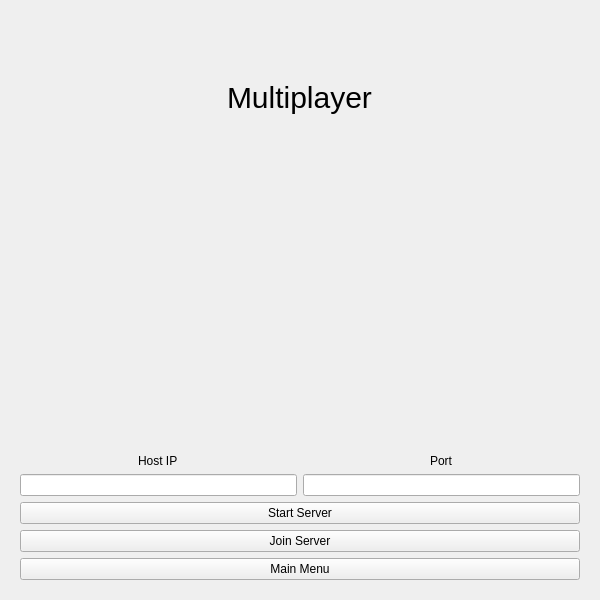
<?xml version="1.0" encoding="UTF-8"?>
<ui version="4.0">
 <class>MultiPlayerScreen</class>
 <widget class="QWidget" name="MultiPlayerScreen">
  <property name="geometry">
   <rect>
    <x>0</x>
    <y>0</y>
    <width>600</width>
    <height>600</height>
   </rect>
  </property>
  <property name="windowTitle">
   <string>Form</string>
  </property>
  <layout class="QVBoxLayout" name="verticalLayout">
   <item>
    <widget class="QStackedWidget" name="stackedWidget">
     <widget class="QWidget" name="JoinStartPage">
      <layout class="QVBoxLayout" name="verticalLayout_2">
       <item alignment="Qt::AlignHCenter">
        <widget class="QLabel" name="TitleLabel">
         <property name="styleSheet">
          <string notr="true">font-size: 30px;</string>
         </property>
         <property name="text">
          <string>Multiplayer</string>
         </property>
        </widget>
       </item>
       <item alignment="Qt::AlignHCenter">
        <widget class="QLabel" name="ErrorLabel">
         <property name="styleSheet">
          <string notr="true">font-size: 30px;
color: rgb(239, 41, 41);</string>
         </property>
         <property name="text">
          <string/>
         </property>
        </widget>
       </item>
       <item>
        <layout class="QGridLayout" name="gridLayout">
         <item row="1" column="0">
          <widget class="QLineEdit" name="HostInput"/>
         </item>
         <item row="1" column="1">
          <widget class="QLineEdit" name="PortInput"/>
         </item>
         <item row="0" column="0" alignment="Qt::AlignHCenter|Qt::AlignBottom">
          <widget class="QLabel" name="label_2">
           <property name="text">
            <string>Host IP</string>
           </property>
          </widget>
         </item>
         <item row="0" column="1" alignment="Qt::AlignHCenter|Qt::AlignBottom">
          <widget class="QLabel" name="label_3">
           <property name="text">
            <string>Port</string>
           </property>
          </widget>
         </item>
        </layout>
       </item>
       <item>
        <widget class="QPushButton" name="StartServerButton">
         <property name="text">
          <string>Start Server</string>
         </property>
        </widget>
       </item>
       <item>
        <widget class="QPushButton" name="JoinServerButton">
         <property name="text">
          <string>Join Server</string>
         </property>
        </widget>
       </item>
       <item>
        <widget class="QPushButton" name="MainMenuButton">
         <property name="text">
          <string>Main Menu</string>
         </property>
        </widget>
       </item>
      </layout>
     </widget>
     <widget class="QWidget" name="ServerHostPage">
      <layout class="QVBoxLayout" name="verticalLayout_3">
       <item>
        <layout class="QGridLayout" name="gridLayout_2">
         <item row="0" column="0">
          <widget class="QLabel" name="label_4">
           <property name="text">
            <string>Some Ready shit here</string>
           </property>
          </widget>
         </item>
         <item row="0" column="1">
          <widget class="QPlainTextEdit" name="ChatBox">
           <property name="readOnly">
            <bool>true</bool>
           </property>
          </widget>
         </item>
        </layout>
       </item>
       <item>
        <layout class="QGridLayout" name="gridLayout_3">
         <item row="1" column="0">
          <widget class="QLineEdit" name="LowestInput">
           <property name="text">
            <string>1</string>
           </property>
          </widget>
         </item>
         <item row="1" column="2">
          <widget class="QLineEdit" name="AmountInput">
           <property name="text">
            <string>10</string>
           </property>
          </widget>
         </item>
         <item row="1" column="1">
          <widget class="QLineEdit" name="HighestInput">
           <property name="text">
            <string>10</string>
           </property>
          </widget>
         </item>
         <item row="0" column="0" alignment="Qt::AlignHCenter|Qt::AlignBottom">
          <widget class="QLabel" name="LowestLabel">
           <property name="text">
            <string>Lowest</string>
           </property>
          </widget>
         </item>
         <item row="0" column="1" alignment="Qt::AlignHCenter|Qt::AlignBottom">
          <widget class="QLabel" name="HighestLabel">
           <property name="text">
            <string>Highest</string>
           </property>
          </widget>
         </item>
         <item row="0" column="2" alignment="Qt::AlignHCenter|Qt::AlignBottom">
          <widget class="QLabel" name="AmountLabel">
           <property name="text">
            <string>Amount</string>
           </property>
          </widget>
         </item>
         <item row="2" column="0" colspan="3">
          <widget class="QPushButton" name="StartGameButton">
           <property name="enabled">
            <bool>true</bool>
           </property>
           <property name="text">
            <string>Start Game</string>
           </property>
          </widget>
         </item>
        </layout>
       </item>
      </layout>
     </widget>
     <widget class="QWidget" name="ServerClientPage">
      <layout class="QVBoxLayout" name="verticalLayout_6">
       <item>
        <layout class="QGridLayout" name="gridLayout_4" columnstretch="1,4">
         <item row="0" column="1">
          <widget class="QPlainTextEdit" name="plainTextEdit"/>
         </item>
         <item row="0" column="0">
          <widget class="QLabel" name="label">
           <property name="text">
            <string>TextLabel</string>
           </property>
          </widget>
         </item>
        </layout>
       </item>
       <item>
        <layout class="QGridLayout" name="gridLayout_5">
         <item row="1" column="1">
          <widget class="QLineEdit" name="lineEdit_2">
           <property name="enabled">
            <bool>false</bool>
           </property>
          </widget>
         </item>
         <item row="1" column="0">
          <widget class="QLineEdit" name="lineEdit">
           <property name="enabled">
            <bool>false</bool>
           </property>
          </widget>
         </item>
         <item row="1" column="2">
          <widget class="QLineEdit" name="lineEdit_3">
           <property name="enabled">
            <bool>false</bool>
           </property>
          </widget>
         </item>
         <item row="0" column="0" alignment="Qt::AlignHCenter|Qt::AlignBottom">
          <widget class="QLabel" name="LowestLabel2">
           <property name="text">
            <string>Lowest</string>
           </property>
          </widget>
         </item>
         <item row="0" column="1" alignment="Qt::AlignHCenter|Qt::AlignBottom">
          <widget class="QLabel" name="HighestLabel2">
           <property name="text">
            <string>Highest</string>
           </property>
          </widget>
         </item>
         <item row="0" column="2" alignment="Qt::AlignHCenter|Qt::AlignBottom">
          <widget class="QLabel" name="AmountLabel2">
           <property name="text">
            <string>Amount</string>
           </property>
          </widget>
         </item>
         <item row="2" column="0" colspan="3">
          <widget class="QPushButton" name="ReadyButton">
           <property name="text">
            <string>Ready</string>
           </property>
          </widget>
         </item>
        </layout>
       </item>
      </layout>
     </widget>
     <widget class="QWidget" name="GamePage">
      <layout class="QVBoxLayout" name="verticalLayout_4">
       <item alignment="Qt::AlignHCenter|Qt::AlignVCenter">
        <widget class="QLabel" name="WordLabel">
         <property name="styleSheet">
          <string notr="true">font-size: 30px;
</string>
         </property>
         <property name="text">
          <string/>
         </property>
        </widget>
       </item>
       <item>
        <layout class="QGridLayout" name="gridLayout_6">
         <item row="1" column="1">
          <widget class="QPushButton" name="SkipButton">
           <property name="text">
            <string>Skip</string>
           </property>
          </widget>
         </item>
         <item row="1" column="0">
          <widget class="QPushButton" name="ClearButton">
           <property name="text">
            <string>Clear</string>
           </property>
          </widget>
         </item>
         <item row="1" column="2">
          <widget class="QPushButton" name="EnterButton">
           <property name="text">
            <string>Enter</string>
           </property>
          </widget>
         </item>
         <item row="0" column="0" colspan="3">
          <widget class="QLineEdit" name="UserInput"/>
         </item>
        </layout>
       </item>
      </layout>
     </widget>
    </widget>
   </item>
  </layout>
 </widget>
 <resources/>
 <connections/>
</ui>
